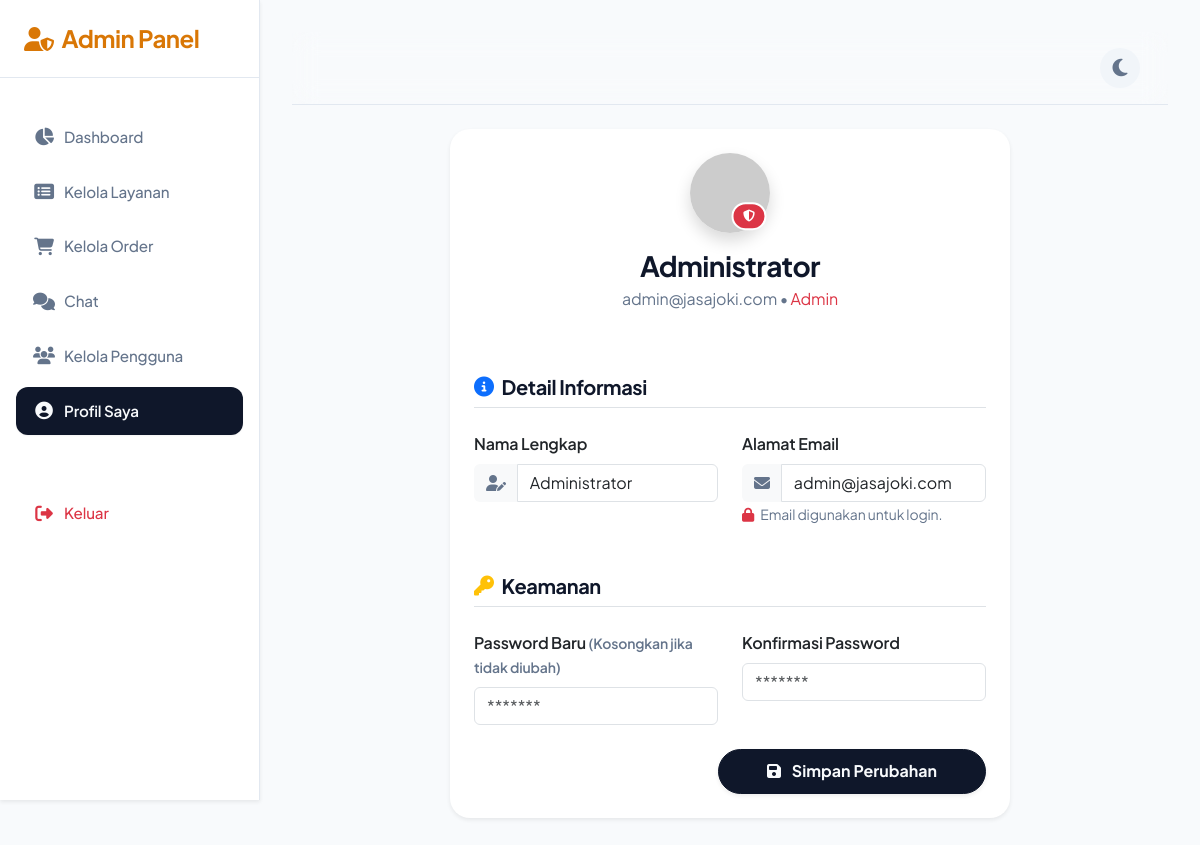
Page /index.php?page=customer_profile (signed in) on the committed database.
### tables this page shows
CREATE TABLE IF NOT EXISTS `users` (
  `id` int(11) NOT NULL AUTO_INCREMENT,
  `name` varchar(100) NOT NULL,
  `email` varchar(100) NOT NULL,
  `password` varchar(255) NOT NULL,
  `role` enum('admin','customer') NOT NULL DEFAULT 'customer',
  `created_at` timestamp NOT NULL DEFAULT CURRENT_TIMESTAMP,
  PRIMARY KEY (`id`),
  UNIQUE KEY `email` (`email`)
);

### config/database.php (called while the page is built, shortened)
<?php
function is_admin() {
    return isset($_SESSION['role']) && $_SESSION['role'] === 'admin';
}
?>

### views/customer/profile.php (the view, shortened to what this page needs)
<?php
$user_id = $_SESSION['user_id'];
$is_admin = is_admin();
$stmt = $conn->prepare("SELECT * FROM users WHERE id = ?");
$stmt->execute([$user_id]);
$user = $stmt->fetch();
require 'views/layouts/header.php';
?>
<div class="wrapper">
    <nav id="sidebar" class="shadow-sm">
        <div class="sidebar-header d-flex justify-content-between align-items-center">
            <h4 class="mb-0 fw-bold" style="color: var(--secondary-color);">
                <i class="fas <?= $is_admin ? 'fa-user-shield' : 'fa-rocket' ?> me-2"></i><?= $is_admin ? 'Admin Panel' : 'Customer Panel' ?>
            </h4>
        </div>
        <ul class="list-unstyled sidebar-menu mt-3">
            <?php if($is_admin): ?>
                <li><a href="index.php?page=admin_dashboard"><i class="fas fa-chart-pie"></i> Dashboard</a></li>
                <li><a href="index.php?page=admin_services"><i class="fas fa-list-alt"></i> Kelola Layanan</a></li>
                <li><a href="index.php?page=admin_orders"><i class="fas fa-shopping-cart"></i> Kelola Order</a></li>
                <li><a href="index.php?page=admin_messages"><i class="fas fa-comments"></i> Chat</a></li>
                <li><a href="index.php?page=admin_users"><i class="fas fa-users"></i> Kelola Pengguna</a></li>
                <li><a href="index.php?page=customer_profile" class="active"><i class="fas fa-user-circle"></i> Profil Saya</a></li>
            <?php endif; ?>
            <li class="mt-5"><a href="index.php?page=logout" class="text-danger"><i class="fas fa-sign-out-alt"></i> Keluar</a></li>
        </ul>
    </nav>
    <div id="content">
        <nav class="navbar navbar-expand-lg navbar-light bg-transparent mb-4">
            <div class="container-fluid">
                <div class="d-flex align-items-center ms-auto">
                    <div class="theme-switch me-3" id="theme-toggle">
                        <i class="fas fa-moon" id="theme-icon"></i>
                    </div>
                </div>
            </div>
        </nav>
        <div class="container-fluid">
            <div class="row justify-content-center">
                <div class="col-lg-8">
                    <div class="card border-0 p-4 shadow-sm" style="border-radius: 20px;">
                        <div class="text-center mb-5 position-relative">
                            <div class="d-inline-block position-relative">
                                <img src="https://ui-avatars.com/api/?name=<?= urlencode($user['name']) ?>&background=random&size=120" class="rounded-circle shadow" alt="Avatar">
                                <span class="position-absolute bottom-0 end-0 badge rounded-pill bg-<?= $is_admin ? 'danger' : 'primary' ?> border border-white border-2" style="transform: translate(-10%, -10%);"><i class="fas <?= $is_admin ? 'fa-shield-alt' : 'fa-user' ?>"></i></span>
                            </div>
                            <h3 class="fw-bold mt-3 mb-1"><?= htmlspecialchars($user['name']) ?></h3>
                            <p class="text-muted"><?= htmlspecialchars($user['email']) ?> &bull; <span class="text-<?= $is_admin ? 'danger' : 'primary' ?> text-capitalize"><?= $user['role'] ?></span></p>
                        </div>
                        <form action="index.php?page=customer_profile" method="POST">
                            <h5 class="fw-bold border-bottom pb-2 mb-4 d-flex align-items-center"><i class="fas fa-info-circle text-primary me-2"></i> Detail Informasi</h5>
                            <div class="row mb-4">
                                <div class="col-md-6 mb-3 mb-md-0">
                                    <label class="form-label fw-semibold">Nama Lengkap</label>
                                    <div class="input-group">
                                        <span class="input-group-text border-0 bg-light"><i class="fas fa-user-edit text-muted"></i></span>
                                        <input type="text" class="form-control" name="name" value="<?= htmlspecialchars($user['name']) ?>" required>
                                    </div>
                                </div>
                                <div class="col-md-6">
                                    <label class="form-label fw-semibold">Alamat Email</label>
                                    <div class="input-group">
                                        <span class="input-group-text border-0 bg-light"><i class="fas fa-envelope text-muted"></i></span>
                                        <input type="email" class="form-control" name="email" value="<?= htmlspecialchars($user['email']) ?>" readonly title="Email tidak dapat diubah">
                                    </div>
                                    <small class="text-muted"><i class="fas fa-lock pe-1 text-danger"></i> Email digunakan untuk login.</small>
                                </div>
                            </div>
                            <h5 class="fw-bold border-bottom pb-2 mb-4 mt-5 d-flex align-items-center"><i class="fas fa-key text-warning me-2"></i> Keamanan</h5>
                            <div class="row mb-4">
                                <div class="col-md-6 mb-3 mb-md-0">
                                    <label class="form-label fw-semibold">Password Baru <small class="text-muted">(Kosongkan jika tidak diubah)</small></label>
                                    <input type="password" class="form-control" name="password" minlength="6" placeholder="*******">
                                </div>
                                <div class="col-md-6">
                                    <label class="form-label fw-semibold">Konfirmasi Password</label>
                                    <input type="password" class="form-control" name="confirm_password" minlength="6" placeholder="*******">
                                </div>
                            </div>
                            <div class="d-flex justify-content-end mt-4">
                                <button type="submit" class="btn btn-primary px-5 rounded-pill fw-bold shadow-sm"><i class="fas fa-save me-2"></i> Simpan Perubahan</button>
                            </div>
                        </form>
                    </div>
                </div>
            </div>
        </div>
    </div>
</div>
<?php require 'views/layouts/footer.php'; ?>

### views/layouts/header.php (style rules this page uses)
:root { --bg-color: #F8FAFC; --text-color: #0F172A; --text-muted: #64748B; --card-bg: #FFFFFF; --primary-color: #0F172A; --bs-primary-rgb: 15, 23, 42; --primary-hover: #1E293B; --secondary-color: #D97706; --bs-secondary-rgb: 217, 119, 6; --accent-color: #F59E0B; --success-color: #10B981; --bs-success-rgb: 16, 185, 129; --danger-color: #EF4444; --bs-danger-rgb: 239, 68, 68; --bs-info-rgb: 59, 130, 246; --bs-warning-rgb: 245, 158, 11; --navbar-bg: rgba(255, 255, 255, 0.95); --border-color: #E2E8F0; --hover-bg: #F1F5F9; --shadow-sm: 0 1px 2px 0 rgba(0, 0, 0, 0.05); --shadow-md: 0 4px 6px -1px rgba(0, 0, 0, 0.05), 0 2px 4px -1px rgba(0, 0, 0, 0.03); --shadow-lg: 0 10px 25px -3px rgba(0, 0, 0, 0.05), 0 4px 6px -2px rgba(0, 0, 0, 0.03); --radius-md: 12px; --radius-lg: 16px; }
body { background-color: var(--bg-color); color: var(--text-color); font-family: 'Plus Jakarta Sans', sans-serif; transition: background-color 0.3s ease, color 0.3s ease; overflow-x: hidden; letter-spacing: -0.01em; }
h1, h2, h3, h4, h5, h6 { color: var(--text-color); font-weight: 700; letter-spacing: -0.02em; }
.text-muted { color: var(--text-muted) !important; }
.navbar { background-color: var(--navbar-bg); backdrop-filter: blur(12px); -webkit-backdrop-filter: blur(12px); border-bottom: 1px solid var(--border-color); padding: 1rem 0; }
.card { background-color: var(--card-bg); border: 1px solid var(--border-color); border-radius: var(--radius-lg); box-shadow: var(--shadow-md); }
.btn { font-weight: 600; padding: 0.6rem 1.2rem; border-radius: 8px; transition: all 0.2s ease; }
.btn-primary { background-color: var(--primary-color); border-color: var(--primary-color); color: var(--bg-color); }
.wrapper { display: flex; width: 100%; align-items: stretch; min-height: 100vh; }
#sidebar { min-width: 260px; max-width: 260px; background-color: var(--card-bg); border-right: 1px solid var(--border-color); transition: all 0.3s cubic-bezier(0.4, 0, 0.2, 1); position: fixed; height: 100vh; z-index: 1000; top: 0; left: 0; overflow-y: auto; }
#content { flex: 1; padding: 2rem; min-height: 100vh; transition: all 0.3s cubic-bezier(0.4, 0, 0.2, 1); margin-left: 260px; overflow-x: hidden; display: flex; flex-direction: column; }
.sidebar-header { padding: 1.5rem; border-bottom: 1px solid var(--border-color); }
.sidebar-menu { padding: 1rem 0; }
.sidebar-menu li { padding: 0.2rem 1rem; }
.sidebar-menu a { padding: 0.8rem 1rem; font-size: 0.95rem; font-weight: 500; display: flex; align-items: center; color: var(--text-muted); text-decoration: none; border-radius: var(--radius-md); transition: all 0.2s; }
.sidebar-menu a.active { background-color: var(--primary-color); color: var(--bg-color); font-weight: 600; box-shadow: var(--shadow-sm); }
.sidebar-menu i { width: 24px; font-size: 1.1rem; margin-right: 0.5rem; text-align: center; }
.theme-switch { cursor: pointer; font-size: 1.25rem; color: var(--text-muted); transition: color 0.2s; width: 40px; height: 40px; display: flex; align-items: center; justify-content: center; border-radius: 50%; background: var(--hover-bg); }
.badge { padding: 0.5em 0.8em; font-weight: 600; border-radius: 6px; }

### rows in the picture
users: name "Administrator", email "admin@jasajoki.com", role "Admin"
